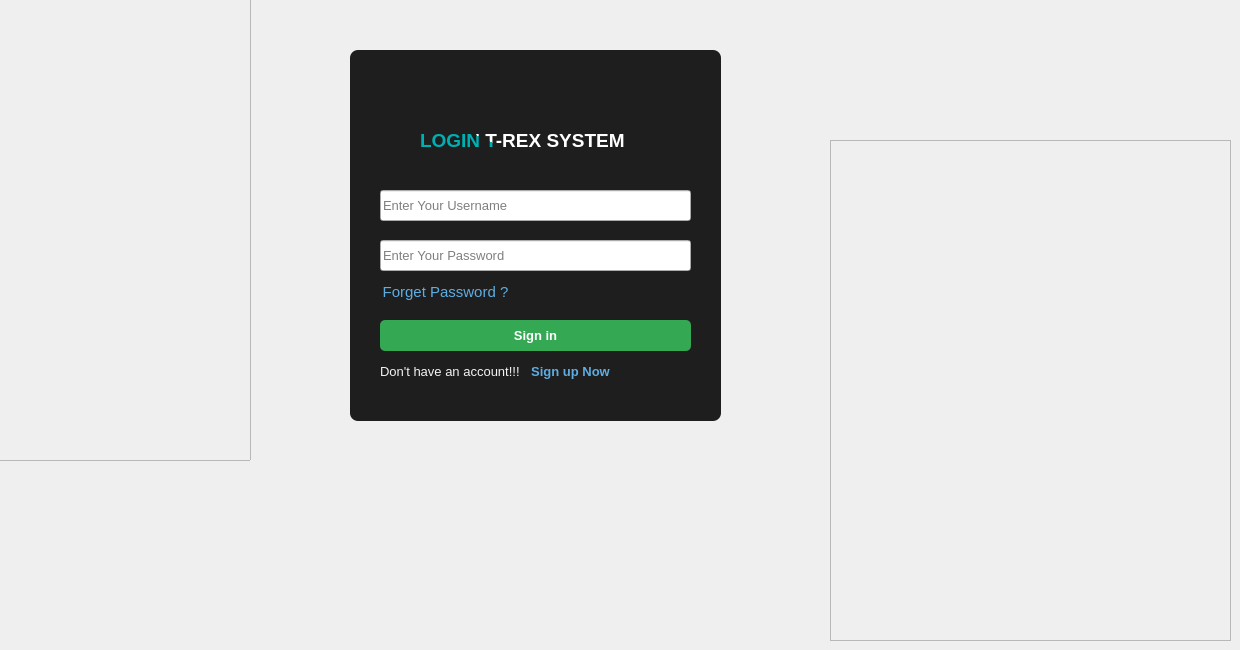
         <widget class="QWidget" name="login">
          <property name="styleSheet">
           <string notr="true"/>
          </property>
          <widget class="QFrame" name="frame">
           <property name="geometry">
            <rect>
             <x>350</x>
             <y>50</y>
             <width>371</width>
             <height>371</height>
            </rect>
           </property>
           <property name="styleSheet">
            <string notr="true">QFrame{
background-color: rgb(30, 30, 30);
border-radius:8px;
}</string>
           </property>
           <property name="frameShape">
            <enum>QFrame::StyledPanel</enum>
           </property>
           <property name="frameShadow">
            <enum>QFrame::Raised</enum>
           </property>
           <widget class="QLabel" name="label_4">
            <property name="geometry">
             <rect>
              <x>70</x>
              <y>60</y>
              <width>221</width>
              <height>61</height>
             </rect>
            </property>
            <property name="font">
             <font>
              <family>MS Shell Dlg 2</family>
              <pointsize>14</pointsize>
              <bold>true</bold>
             </font>
            </property>
            <property name="styleSheet">
             <string notr="true">background-color: 0;
color: qlineargradient(spread:pad, x1:0.961, y1:0.091, x2:1, y2:0.00568182, stop:0.409091 rgba(0, 175, 178, 255), stop:1 rgba(255, 255, 255, 255));</string>
            </property>
            <property name="text">
             <string>LOGIN T-REX SYSTEM</string>
            </property>
           </widget>
           <widget class="QLineEdit" name="login_username">
            <property name="geometry">
             <rect>
              <x>30</x>
              <y>140</y>
              <width>311</width>
              <height>31</height>
             </rect>
            </property>
            <property name="minimumSize">
             <size>
              <width>231</width>
              <height>0</height>
             </size>
            </property>
            <property name="font">
             <font>
              <pointsize>10</pointsize>
              <bold>false</bold>
             </font>
            </property>
            <property name="acceptDrops">
             <bool>true</bool>
            </property>
            <property name="styleSheet">
             <string notr="true"/>
            </property>
            <property name="frame">
             <bool>true</bool>
            </property>
            <property name="placeholderText">
             <string>Enter Your Username</string>
            </property>
           </widget>
           <widget class="QLineEdit" name="login_password">
            <property name="geometry">
             <rect>
              <x>30</x>
              <y>190</y>
              <width>311</width>
              <height>31</height>
             </rect>
            </property>
            <property name="minimumSize">
             <size>
              <width>231</width>
              <height>0</height>
             </size>
            </property>
            <property name="font">
             <font>
              <pointsize>10</pointsize>
             </font>
            </property>
            <property name="acceptDrops">
             <bool>true</bool>
            </property>
            <property name="styleSheet">
             <string notr="true"/>
            </property>
            <property name="echoMode">
             <enum>QLineEdit::Password</enum>
            </property>
            <property name="placeholderText">
             <string>Enter Your Password</string>
            </property>
           </widget>
           <widget class="QPushButton" name="Forget_Pass_Button">
            <property name="geometry">
             <rect>
              <x>30</x>
              <y>230</y>
              <width>131</width>
              <height>23</height>
             </rect>
            </property>
            <property name="font">
             <font>
              <pointsize>11</pointsize>
              <bold>false</bold>
             </font>
            </property>
            <property name="cursor">
             <cursorShape>PointingHandCursor</cursorShape>
            </property>
            <property name="styleSheet">
             <string notr="true">QPushButton{
  color: rgb(93, 173, 226);
	background-color:0;
border:0;
}
QPushButton::pressed{
	padding-left:2px;
	padding-top: 2px;
}</string>
            </property>
            <property name="text">
             <string>Forget Password ?</string>
            </property>
           </widget>
           <widget class="QPushButton" name="login_Btn">
            <property name="geometry">
             <rect>
              <x>30</x>
              <y>270</y>
              <width>311</width>
              <height>31</height>
             </rect>
            </property>
            <property name="font">
             <font>
              <pointsize>10</pointsize>
              <bold>true</bold>
              <stylestrategy>PreferDefault</stylestrategy>
              <kerning>false</kerning>
             </font>
            </property>
            <property name="cursor">
             <cursorShape>PointingHandCursor</cursorShape>
            </property>
            <property name="contextMenuPolicy">
             <enum>Qt::NoContextMenu</enum>
            </property>
            <property name="toolTip">
             <string>Laroussi </string>
            </property>
            <property name="styleSheet">
             <string notr="true">QPushButton{
  background-color: rgb(52, 168, 83);
  color: rgb(255, 255, 255);
  border-radius: 5px;
}
QPushButton::pressed{
	padding-left:5px;
	padding-top: 3px;
	background-color: rgb(223, 160, 5);
}</string>
            </property>
            <property name="text">
             <string>Sign in</string>
            </property>
           </widget>
           <widget class="QPushButton" name="SignUp_Button">
            <property name="geometry">
             <rect>
              <x>180</x>
              <y>310</y>
              <width>81</width>
              <height>23</height>
             </rect>
            </property>
            <property name="font">
             <font>
              <pointsize>10</pointsize>
              <bold>true</bold>
             </font>
            </property>
            <property name="cursor">
             <cursorShape>PointingHandCursor</cursorShape>
            </property>
            <property name="styleSheet">
             <string notr="true">QPushButton{
  background-color: 0;
  color: rgb(93, 173, 226);
  border-radius: 5px;
}
QPushButton::pressed{
	padding-left:2px;
	padding-top: 1px;
}</string>
            </property>
            <property name="text">
             <string>Sign up Now</string>
            </property>
           </widget>
           <widget class="QLabel" name="label_7">
            <property name="geometry">
             <rect>
              <x>30</x>
              <y>311</y>
              <width>141</width>
              <height>21</height>
             </rect>
            </property>
            <property name="font">
             <font>
              <family>Yu Gothic UI</family>
              <pointsize>10</pointsize>
              <bold>false</bold>
             </font>
            </property>
            <property name="styleSheet">
             <string notr="true">color: #F2F3F4;
background-color: 0;</string>
            </property>
            <property name="text">
             <string>Don't have an account!!!</string>
            </property>
           </widget>
          </widget>
          <widget class="QWidget" name="widget_2" native="true">
           <property name="geometry">
            <rect>
             <x>480</x>
             <y>0</y>
             <width>111</width>
             <height>111</height>
            </rect>
           </property>
           <property name="styleSheet">
            <string notr="true">border-image: url(:/newPrefix/icons/T.logo2.png);</string>
           </property>
          </widget>
          <widget class="QFrame" name="frame_4">
           <property name="geometry">
            <rect>
             <x>-110</x>
             <y>-20</y>
             <width>361</width>
             <height>481</height>
            </rect>
           </property>
           <property name="styleSheet">
            <string notr="true">border-image: url(:/newPrefix/icons/Texteur.png);</string>
           </property>
           <property name="frameShape">
            <enum>QFrame::StyledPanel</enum>
           </property>
           <property name="frameShadow">
            <enum>QFrame::Raised</enum>
           </property>
          </widget>
          <widget class="QFrame" name="frame_5">
           <property name="geometry">
            <rect>
             <x>830</x>
             <y>140</y>
             <width>401</width>
             <height>501</height>
            </rect>
           </property>
           <property name="styleSheet">
            <string notr="true">border-image: url(:/newPrefix/icons/Texteur.png);</string>
           </property>
           <property name="frameShape">
            <enum>QFrame::StyledPanel</enum>
           </property>
           <property name="frameShadow">
            <enum>QFrame::Raised</enum>
           </property>
          </widget>
          <zorder>frame_4</zorder>
          <zorder>frame</zorder>
          <zorder>widget_2</zorder>
          <zorder>frame_5</zorder>
         </widget>
